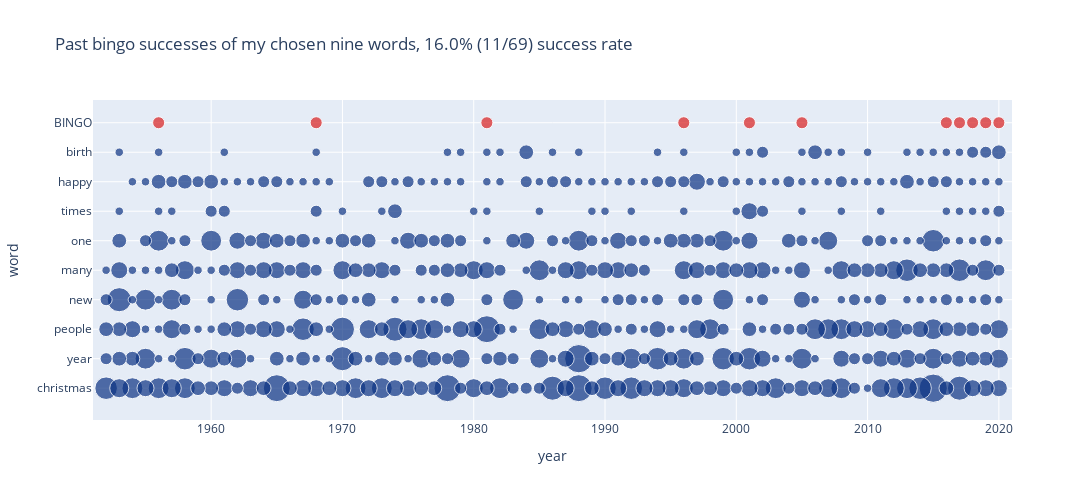

Notebook code cell kept with this figure:
### Code cell
_2015_consist_plt = plot_heat(top_by_consist(start=2015, end=2020).head(9),
                              bingo=True,
                              title = 'Past bingo successes of my chosen nine words') #, {}% ({}/{}) success rate'.format())

_2015_consist_plt

### Figure 1 — Plotly figure (JSON) as saved in the notebook; plotly's stock layout.template omitted (floating-point values rounded to 4 significant figures; data arrays with more than 128 entries replaced by an {"elided": "..."} marker saying what was removed)
{"data": [{"hovertemplate": "year=%{x}<br>word=%{y}<br>counts=%{marker.size}<br>bingo=%{marker.color}<extra></extra>", "legendgroup": "", "marker": {"color": {"elided": "499 int values"}, "coloraxis": "coloraxis", "size": {"elided": "499 int values"}, "sizemode": "area", "sizeref": 0.0275, "symbol": "circle"}, "mode": "markers", "name": "", "orientation": "h", "showlegend": false, "type": "scatter", "x": {"elided": "499 int values"}, "xaxis": "x", "y": {"elided": "499 str values"}, "yaxis": "y"}], "layout": {"coloraxis": {"cmax": 1, "cmin": 0, "colorbar": {"title": {"text": "bingo"}}, "colorscale": [[0, "rgb(12,51,131)"], [0.25, "rgb(10,136,186)"], [0.5, "rgb(242,211,56)"], [0.75, "rgb(242,143,56)"], [1, "rgb(217,30,30)"]], "showscale": false}, "height": 500, "legend": {"itemsizing": "constant", "tracegroupgap": 0}, "title": {"text": "Past bingo successes of my chosen nine words, 16.0% (11/69) success rate"}, "width": 1800, "xaxis": {"anchor": "y", "domain": [0, 1], "range": [1951, 2021], "title": {"text": "year"}, "type": "linear"}, "yaxis": {"anchor": "x", "autorange": true, "domain": [0, 1], "range": [-1.079, 9.771], "title": {"text": "word"}, "type": "category"}}}
